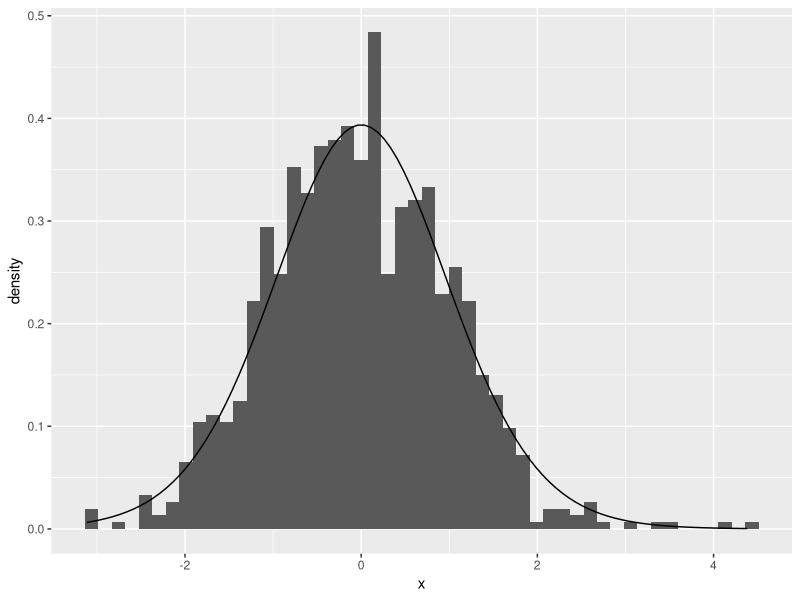

Generate this figure with R:
library(tidyverse)

library(tidyverse)
# 平均a 標準偏差が b の乱数を n個作る
n <- 20
a <- 10
b <- 5
m <- 1000
# 配列の変数を定義するためのもの
g6 <- numeric(n)
g7 <- numeric(m)
#
for(i in 1:m){
  g6 <- rnorm(n,a,b)
  barx <- mean(g6)
  g7[i] <- sum( (g6-a)/(b*sqrt(n)) )/ sqrt( sum((g6-barx)^2/b^2 ) / (n-1) )
}
g8 <- tibble(x=g7)
ggplot(g8)+geom_histogram(aes(x=x,y=after_stat(density) ), bins=50)+stat_function(fun=dt, args=c(df=(n-1)) )
#ggplot(g8)+geom_histogram(aes(x=x,y=..density..),bins=50)+stat_function(fun=dt, args=c(df=(n-1)) )
